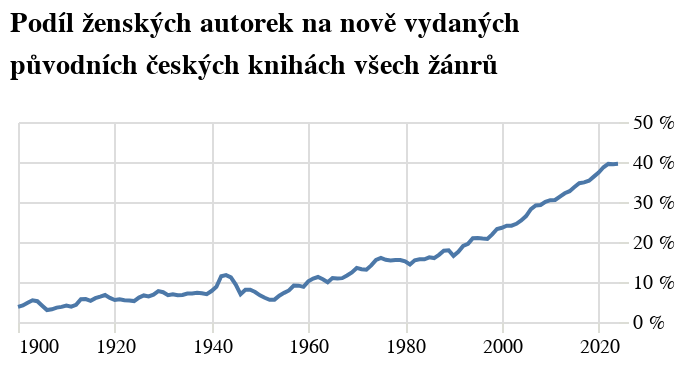

The code cell stored with this chart in its notebook:
### Code cell
alt.Chart(
    alt_friendly(historicky_podil.filter(pl.col("rok") >= 1900)), width=300, height=100,
    title=["Podíl ženských autorek na nově vydaných","původních českých knihách všech žánrů"]
).mark_line().encode(
    alt.X('rok:T', title=None, axis=alt.Axis(tickCount=4)),
    alt.Y('podil:Q', axis=alt.Axis(tickCount=4, labelExpr="datum.label * 100 + ' %'", orient='right'), title=None, scale=alt.Scale(domain=[0,0.5]))
).configure_view(stroke='transparent')

### Figure 1 — Vega-Lite specification as saved in the notebook (floating-point values rounded to 4 significant figures)
{"config": {"title": {"font": "Noticia Text", "fontSize": 14, "anchor": "start", "lineHeight": 21, "fontWeight": "bolder", "subtitleFont": "Noticia Text", "subtitleFontSize": 12, "subtitlePadding": 12, "dy": -12}, "axis": {"labelFont": "Asap", "titleFont": "Asap", "fontWeight": "lighter", "titleFontWeight": "lighter", "labelFontSize": 10, "titleFontSize": 10, "labelPadding": 2, "titlePadding": 10, "domainOpacity": 0, "tickColor": "#DCDDD6"}, "legend": {"labelFont": "Asap", "labelFontWeight": "normal", "titleFont": "Asap", "titleFontWeight": "normal", "labelFontSize": 10, "titleFontSize": 10}, "view": {"stroke": "transparent"}}, "data": {"name": "data-993b997184ede618bad3f30c713dbf56"}, "mark": {"type": "line"}, "encoding": {"x": {"axis": {"tickCount": 4}, "field": "rok", "title": null, "type": "temporal"}, "y": {"axis": {"labelExpr": "datum.label * 100 + ' %'", "orient": "right", "tickCount": 4}, "field": "podil", "scale": {"domain": [0, 0.5]}, "title": null, "type": "quantitative"}}, "height": 100, "title": ["Podíl ženských autorek na nově vydaných", "původních českých knihách všech žánrů"], "width": 300, "$schema": "https://vega.github.io/schema/vega-lite/v5.8.0.json", "datasets": {"data-993b997184ede618bad3f30c713dbf56": [{"rok": "1900-01-01T00:00:00", "m": 532, "f": 20, "podil": 0.0379}, {"rok": "1901-01-01T00:00:00", "m": 759, "f": 37, "podil": 0.04136}, {"rok": "1902-01-01T00:00:00", "m": 883, "f": 46, "podil": 0.048}, {"rok": "1903-01-01T00:00:00", "m": 795, "f": 50, "podil": 0.05434}, {"rok": "1904-01-01T00:00:00", "m": 807, "f": 38, "podil": 0.05207}, {"rok": "1905-01-01T00:00:00", "m": 762, "f": 29, "podil": 0.04082}, {"rok": "1906-01-01T00:00:00", "m": 854, "f": 20, "podil": 0.02977}, {"rok": "1907-01-01T00:00:00", "m": 807, "f": 34, "podil": 0.03166}, {"rok": "1908-01-01T00:00:00", "m": 978, "f": 32, "podil": 0.03606}, {"rok": "1909-01-01T00:00:00", "m": 915, "f": 42, "podil": 0.03779}, {"rok": "1910-01-01T00:00:00", "m": 963, "f": 38, "podil": 0.04092}, {"rok": "1911-01-01T00:00:00", "m": 915, "f": 37, "podil": 0.03841}, {"rok": "1912-01-01T00:00:00", "m": 927, "f": 46, "podil": 0.04307}, {"rok": "1913-01-01T00:00:00", "m": 968, "f": 69, "podil": 0.05691}, {"rok": "1914-01-01T00:00:00", "m": 734, "f": 37, "podil": 0.05726}, {"rok": "1915-01-01T00:00:00", "m": 536, "f": 33, "podil": 0.05299}, {"rok": "1916-01-01T00:00:00", "m": 598, "f": 39, "podil": 0.05961}, {"rok": "1917-01-01T00:00:00", "m": 614, "f": 43, "podil": 0.06334}, {"rok": "1918-01-01T00:00:00", "m": 684, "f": 51, "podil": 0.06742}, {"rok": "1919-01-01T00:00:00", "m": 1072, "f": 58, "podil": 0.06036}, {"rok": "1920-01-01T00:00:00", "m": 1451, "f": 90, "podil": 0.05487}, {"rok": "1921-01-01T00:00:00", "m": 1255, "f": 73, "podil": 0.05669}, {"rok": "1922-01-01T00:00:00", "m": 1464, "f": 84, "podil": 0.05462}, {"rok": "1923-01-01T00:00:00", "m": 1509, "f": 85, "podil": 0.05379}, {"rok": "1924-01-01T00:00:00", "m": 1666, "f": 90, "podil": 0.05229}, {"rok": "1925-01-01T00:00:00", "m": 1705, "f": 130, "podil": 0.06105}, {"rok": "1926-01-01T00:00:00", "m": 1575, "f": 104, "podil": 0.06639}, {"rok": "1927-01-01T00:00:00", "m": 1536, "f": 109, "podil": 0.0641}, {"rok": "1928-01-01T00:00:00", "m": 1647, "f": 125, "podil": 0.0684}, {"rok": "1929-01-01T00:00:00", "m": 1619, "f": 148, "podil": 0.07715}, {"rok": "1930-01-01T00:00:00", "m": 1881, "f": 131, "podil": 0.07443}, {"rok": "1931-01-01T00:00:00", "m": 1608, "f": 119, "podil": 0.06701}, {"rok": "1932-01-01T00:00:00", "m": 1526, "f": 115, "podil": 0.06949}, {"rok": "1933-01-01T00:00:00", "m": 1490, "f": 101, "podil": 0.06678}, {"rok": "1934-01-01T00:00:00", "m": 1459, "f": 113, "podil": 0.06768}, {"rok": "1935-01-01T00:00:00", "m": 1685, "f": 128, "podil": 0.07124}, {"rok": "1936-01-01T00:00:00", "m": 1826, "f": 142, "podil": 0.07138}, {"rok": "1937-01-01T00:00:00", "m": 1811, "f": 144, "podil": 0.07291}, {"rok": "1938-01-01T00:00:00", "m": 1549, "f": 116, "podil": 0.07166}, {"rok": "1939-01-01T00:00:00", "m": 1227, "f": 92, "podil": 0.06971}, {"rok": "1940-01-01T00:00:00", "m": 1494, "f": 139, "podil": 0.07743}, {"rok": "1941-01-01T00:00:00", "m": 1414, "f": 142, "podil": 0.08819}, {"rok": "1942-01-01T00:00:00", "m": 665, "f": 106, "podil": 0.1144}, {"rok": "1943-01-01T00:00:00", "m": 570, "f": 61, "podil": 0.1171}, {"rok": "1944-01-01T00:00:00", "m": 752, "f": 109, "podil": 0.1116}, {"rok": "1945-01-01T00:00:00", "m": 931, "f": 60, "podil": 0.09357}, {"rok": "1946-01-01T00:00:00", "m": 2165, "f": 183, "podil": 0.06924}, {"rok": "1947-01-01T00:00:00", "m": 2075, "f": 188, "podil": 0.08051}, {"rok": "1948-01-01T00:00:00", "m": 1663, "f": 141, "podil": 0.08062}, {"rok": "1949-01-01T00:00:00", "m": 870, "f": 67, "podil": 0.07483}, {"rok": "1950-01-01T00:00:00", "m": 773, "f": 51, "podil": 0.0667}, {"rok": "1951-01-01T00:00:00", "m": 887, "f": 56, "podil": 0.06064}, {"rok": "1952-01-01T00:00:00", "m": 933, "f": 51, "podil": 0.05561}, {"rok": "1953-01-01T00:00:00", "m": 1287, "f": 82, "podil": 0.05586}, {"rok": "1954-01-01T00:00:00", "m": 1381, "f": 107, "podil": 0.0659}, {"rok": "1955-01-01T00:00:00", "m": 1156, "f": 92, "podil": 0.07281}, {"rok": "1956-01-01T00:00:00", "m": 1187, "f": 109, "podil": 0.07891}, {"rok": "1957-01-01T00:00:00", "m": 1228, "f": 134, "podil": 0.09124}, {"rok": "1958-01-01T00:00:00", "m": 1485, "f": 135, "podil": 0.09086}, {"rok": "1959-01-01T00:00:00", "m": 1433, "f": 146, "podil": 0.0879}, {"rok": "1960-01-01T00:00:00", "m": 1260, "f": 157, "podil": 0.1016}, {"rok": "1961-01-01T00:00:00", "m": 1422, "f": 169, "podil": 0.1085}, {"rok": "1962-01-01T00:00:00", "m": 1284, "f": 173, "podil": 0.1125}, {"rok": "1963-01-01T00:00:00", "m": 1500, "f": 157, "podil": 0.1067}, {"rok": "1964-01-01T00:00:00", "m": 1463, "f": 170, "podil": 0.09943}, {"rok": "1965-01-01T00:00:00", "m": 1337, "f": 175, "podil": 0.1099}, {"rok": "1966-01-01T00:00:00", "m": 1345, "f": 152, "podil": 0.1086}, {"rok": "1967-01-01T00:00:00", "m": 1365, "f": 182, "podil": 0.1096}, {"rok": "1968-01-01T00:00:00", "m": 1450, "f": 188, "podil": 0.1162}, {"rok": "1969-01-01T00:00:00", "m": 1394, "f": 214, "podil": 0.1239}, {"rok": "1970-01-01T00:00:00", "m": 1433, "f": 228, "podil": 0.1352}, {"rok": "1971-01-01T00:00:00", "m": 1516, "f": 220, "podil": 0.132}, {"rok": "1972-01-01T00:00:00", "m": 1286, "f": 200, "podil": 0.1307}, {"rok": "1973-01-01T00:00:00", "m": 1172, "f": 204, "podil": 0.1414}, {"rok": "1974-01-01T00:00:00", "m": 1156, "f": 224, "podil": 0.1553}, {"rok": "1975-01-01T00:00:00", "m": 1226, "f": 231, "podil": 0.1604}, {"rok": "1976-01-01T00:00:00", "m": 1259, "f": 226, "podil": 0.1554}, {"rok": "1977-01-01T00:00:00", "m": 1316, "f": 242, "podil": 0.1538}, {"rok": "1978-01-01T00:00:00", "m": 1361, "f": 248, "podil": 0.1547}, {"rok": "1979-01-01T00:00:00", "m": 1480, "f": 273, "podil": 0.1549}, {"rok": "1980-01-01T00:00:00", "m": 1599, "f": 276, "podil": 0.1515}, {"rok": "1981-01-01T00:00:00", "m": 1516, "f": 247, "podil": 0.1437}, {"rok": "1982-01-01T00:00:00", "m": 1637, "f": 331, "podil": 0.1541}, {"rok": "1983-01-01T00:00:00", "m": 1964, "f": 333, "podil": 0.1566}, {"rok": "1984-01-01T00:00:00", "m": 2018, "f": 409, "podil": 0.1567}, {"rok": "1985-01-01T00:00:00", "m": 1855, "f": 339, "podil": 0.1615}, {"rok": "1986-01-01T00:00:00", "m": 1912, "f": 378, "podil": 0.1598}, {"rok": "1987-01-01T00:00:00", "m": 1882, "f": 388, "podil": 0.168}, {"rok": "1988-01-01T00:00:00", "m": 1826, "f": 416, "podil": 0.1782}, {"rok": "1989-01-01T00:00:00", "m": 1855, "f": 388, "podil": 0.1793}, {"rok": "1990-01-01T00:00:00", "m": 2038, "f": 382, "podil": 0.1654}, {"rok": "1991-01-01T00:00:00", "m": 2175, "f": 522, "podil": 0.1757}, {"rok": "1992-01-01T00:00:00", "m": 2352, "f": 541, "podil": 0.1903}, {"rok": "1993-01-01T00:00:00", "m": 2061, "f": 528, "podil": 0.1955}, {"rok": "1994-01-01T00:00:00", "m": 2163, "f": 593, "podil": 0.2096}, {"rok": "1995-01-01T00:00:00", "m": 2375, "f": 611, "podil": 0.2099}, {"rok": "1996-01-01T00:00:00", "m": 2422, "f": 653, "podil": 0.2085}, {"rok": "1997-01-01T00:00:00", "m": 2579, "f": 655, "podil": 0.2074}, {"rok": "1998-01-01T00:00:00", "m": 2600, "f": 800, "podil": 0.2189}, {"rok": "1999-01-01T00:00:00", "m": 2611, "f": 779, "podil": 0.2325}, {"rok": "2000-01-01T00:00:00", "m": 2767, "f": 881, "podil": 0.2356}, {"rok": "2001-01-01T00:00:00", "m": 2826, "f": 893, "podil": 0.2408}, {"rok": "2002-01-01T00:00:00", "m": 3089, "f": 983, "podil": 0.2408}, {"rok": "2003-01-01T00:00:00", "m": 3334, "f": 1109, "podil": 0.2455}, {"rok": "2004-01-01T00:00:00", "m": 3438, "f": 1196, "podil": 0.2538}, {"rok": "2005-01-01T00:00:00", "m": 3651, "f": 1361, "podil": 0.2648}, {"rok": "2006-01-01T00:00:00", "m": 3654, "f": 1510, "podil": 0.282}, {"rok": "2007-01-01T00:00:00", "m": 3809, "f": 1560, "podil": 0.2915}, {"rok": "2008-01-01T00:00:00", "m": 3864, "f": 1614, "podil": 0.2926}, {"rok": "2009-01-01T00:00:00", "m": 3554, "f": 1569, "podil": 0.3004}, {"rok": "2010-01-01T00:00:00", "m": 3720, "f": 1615, "podil": 0.3045}, {"rok": "2011-01-01T00:00:00", "m": 3292, "f": 1463, "podil": 0.3052}, {"rok": "2012-01-01T00:00:00", "m": 3123, "f": 1467, "podil": 0.3136}, {"rok": "2013-01-01T00:00:00", "m": 3534, "f": 1695, "podil": 0.3219}, {"rok": "2014-01-01T00:00:00", "m": 3683, "f": 1813, "podil": 0.327}, {"rok": "2015-01-01T00:00:00", "m": 3928, "f": 2068, "podil": 0.3374}, {"rok": "2016-01-01T00:00:00", "m": 3641, "f": 1955, "podil": 0.3471}, {"rok": "2017-01-01T00:00:00", "m": 3578, "f": 1915, "podil": 0.349}, {"rok": "2018-01-01T00:00:00", "m": 3511, "f": 1958, "podil": 0.3533}, {"rok": "2019-01-01T00:00:00", "m": 3245, "f": 1895, "podil": 0.3633}, {"rok": "2020-01-01T00:00:00", "m": 3224, "f": 1961, "podil": 0.3734}, {"rok": "2021-01-01T00:00:00", "m": 3156, "f": 2064, "podil": 0.3868}, {"rok": "2022-01-01T00:00:00", "m": 3000, "f": 1959, "podil": 0.3952}, {"rok": "2023-01-01T00:00:00", "m": 2658, "f": 1728, "podil": 0.3945}, {"rok": "2024-01-01T00:00:00", "m": 2248, "f": 1480, "podil": 0.3955}]}}
